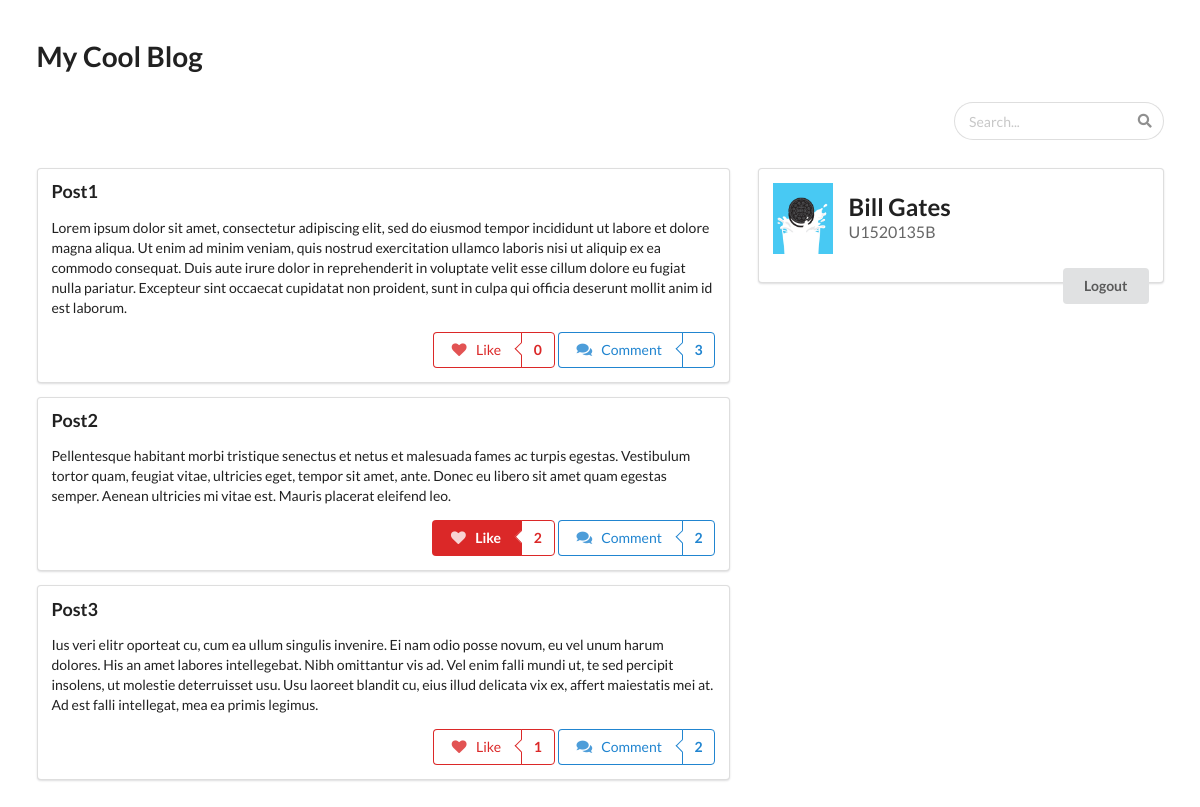
The page /blogs/ (signed in) on the database its author committed.
### blogs/models.py (models this page shows, shortened)
class Post(models.Model):
    post_id = models.AutoField(primary_key=True)
    post_title = models.CharField(max_length=30, unique=True)
    post_content = models.CharField(max_length=2500)
    timestamp = models.DateTimeField(auto_now_add=True)
    class Meta:
        ordering = ('post_title',)

class BlogUser(models.Model):
    user = models.OneToOneField(User, on_delete=models.CASCADE)
    matric_no = models.CharField(max_length=9, unique=True, default="")
    liked_posts = models.ManyToManyField(Post)
    class Meta:
        ordering = ('user__last_name',)

### blogs/views.py (the view)
# urls.py: path('', views.index, name='index'),
def index(request):
    context = {'posts': Post.objects.all()}
    if request.user.is_authenticated:
        context['bu'] = get_object_or_404(BlogUser, user=request.user)
    else:
        context['user_form'] = BlogUserForm()
    return render(request, 'blogs/index.html', context)

### blogs/templates/blogs/index.html
{% extends "base_user.html" %}
{% block posts %}
  {% for post in posts %}
    <div class="ui clearing segment">
      <div class="ui header">{{ post.post_title }}</div>
      <p>{{ post.post_content }}</p>
      <div>
        {% include "post_buttons.html" %}
      </div>
    </div>
  {% endfor %}
{% endblock %}
{% block user %}
  {% include "user.html" %}
{% endblock %}

### blogs/templates/post_buttons.html
{% if not request.user.is_authenticated %}
  <div class="ui disabled right floated labeled button" tabindex="0">
    <div class="ui basic blue button">
      <i class="comments icon"></i> Comment
    </div>
    <a class="ui basic left pointing blue label">
      {{ post.comment_set.count }}
    </a>
  </div>
  <div class="ui disabled right floated labeled button" tabindex="0">
    <div class="ui basic red button">
      <i class="heart icon"></i> Like
    </div>
    <a class="ui basic red left pointing label">
      {{ post.bloguser_set.count }}
    </a>
  </div>
{% else %}
  <div class="ui right floated labeled button" tabindex="0">
    <a class="ui basic blue button" href="{% url 'blogs:comment' post.post_id %}">
      <i class="comments icon"></i> Comment
    </a>
    <a class="ui basic left pointing blue label">
      {{ post.comment_set.count }}
    </a>
  </div>
  <div class="ui right floated labeled button" tabindex="0">
    {% if bu in post.bloguser_set.all %}
      <a class="ui red button" href="{% url 'blogs:unlike' post.post_id %}?next={{ request.path }}">
        <i class="heart icon"></i> Like
      </a>
    {% else %}
      <a class="ui basic red button" href="{% url 'blogs:like' post.post_id %}?next={{ request.path }}">
        <i class="heart icon"></i> Like
      </a>
    {% endif %}
    <div class="ui basic red left pointing label">
      {{ post.bloguser_set.count }}
    </div>
  </div>
{% endif %}

### blogs/templates/user.html
{% if not request.user.is_authenticated %}
  <form class="ui form" action="{% url 'blogs:login' %}" method="post">
    {% csrf_token %}
    <div class="field">
      <label>Username</label>
      {{ user_form.username }}
    </div>
    <div class="field">
      <label>Password</label>
      {{ user_form.password }}
    </div>
    <button class="ui right floated button" type="submit">Login</button>
  </form>
{% else %}
  {% load static %}
  <h2 class="ui header">
    <img src="{% static "blogs/oreo.jpg" %}" alt="Avatar">
    <div class="content">
      {{ bu.user.first_name }} {{ bu.user.last_name }}
      <div class="sub header">{{ bu.matric_no }}</div>
    </div>
  </h2>
  <a class="ui right floated button" href="{% url 'blogs:logout' %}">Logout</a>
{% endif %}

### rows shown on the page
Post: post_title "Post1", post_content "Lorem ipsum dolor sit amet, consectetur adipiscing elit, sed do eiusmod tempor incididunt ut labore et dolore magna aliqua. Ut enim ad minim veniam, quis nostrud exercitation ullamco laboris nisi ut aliquip ex ea commodo consequat. Duis aute irure dolor in reprehenderit in voluptate velit esse cillum dolore eu fugiat nulla pariatur. Excepteur sint occaecat cupidatat non proident, sunt in culpa qui officia deserunt mollit anim id est laborum.", comment_set.count "3", bloguser_set.count "0"
Post: post_title "Post2", post_content "Pellentesque habitant morbi tristique senectus et netus et malesuada fames ac turpis egestas. Vestibulum tortor quam, feugiat vitae, ultricies eget, tempor sit amet, ante. Donec eu libero sit amet quam egestas semper. Aenean ultricies mi vitae est. Mauris placerat eleifend leo.", comment_set.count "2", bloguser_set.count "2"
Post: post_title "Post3", post_content "Ius veri elitr oporteat cu, cum ea ullum singulis invenire. Ei nam odio posse novum, eu vel unum harum dolores. His an amet labores intellegebat. Nibh omittantur vis ad. Vel enim falli mundi ut, te sed percipit insolens, ut molestie deterruisset usu. Usu laoreet blandit cu, eius illud delicata vix ex, affert maiestatis mei at. Ad est falli intellegat, mea ea primis legimus.", comment_set.count "2", bloguser_set.count "1"
BlogUser: user.first_name "Bill", user.last_name "Gates", matric_no "U1520135B"
